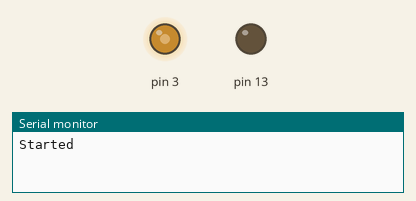
Simulated run of this sketch. Board: Arduino Uno, built with avr-gcc and run on an emulated ATmega328P. On the bench: output pins drawn as LEDs (lit = HIGH), the last lines printed to the serial monitor.

Above: at 0.15 s.
At 1.05 s:
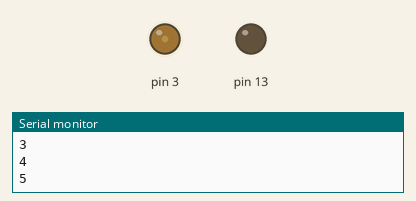
Timing chart, 0 to 1.0 s (numbered marks = the images above):
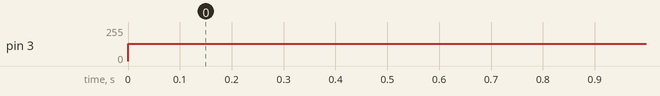

Measured:
- by itself, pin 3: 0/255 → 128/255 at 0.00 s

The sketch:

rtty.ino
```cpp
// Arduino RTTY Modulator
// Uses Fast PWM to produce ~8kHz 8bit audio

#include "baudot.h"
#include "pwmsine.h"

// Yeah, I really need to get rid of these globals.
// Thats next on the to-do list

char pflag = 0;
unsigned int sampleRate = 7750;
unsigned int tableSize = sizeof(sine)/sizeof(char);
unsigned int pstn = 0;
int sign = -1;
unsigned int change = 0;
unsigned int count = 0;
int sym = 0x00;

int fmark = 870;
int fspac = 700;
int baud = 45;
int bits = 8;
char lsbf = 0;

unsigned char bitPstn = 0;
int bytePstn = 0;
unsigned char tx = 1;

unsigned char charbuf = 0;
unsigned char shiftToNum = 0;
unsigned char justshifted = 0;

char msg[] = "\n\nCQ CQ CQ DE KG4SGP \n KG4SGP \n\r KG4SGP KN 73";

// compute values for tones.
unsigned int dmark = (unsigned int)((2*(long)tableSize*(long)fmark)/((long)sampleRate));
unsigned int dspac = (unsigned int)((2*(long)tableSize*(long)fspac)/((long)sampleRate));
int msgSize = sizeof(msg)/sizeof(char);
unsigned int sampPerSymb = (unsigned int)(sampleRate/baud);

void setup() {

  // stop interrupts for setup
  cli();

  // setup pins for output
  pinMode(3, OUTPUT);
  pinMode(13, OUTPUT);

  // setup counter 2 for fast PWM output on pin 3 (arduino)
  TCCR2A = _BV(COM2B1) | _BV(WGM21) | _BV(WGM20);
  TCCR2B = _BV(CS21);
  TIMSK2 = _BV(TOIE2);

  // begin serial communication
  Serial.begin(9600);
  Serial.println("Started");

  // re-enable interrupts
  sei();
}

// int main
void loop() {
  if(pflag == 1){
    pflag = 0;
    Serial.println(sym);
  }
}

char calcAmp(){
  pstn += change;

  // if the position rolls off, change sign and start where you left off
  if(pstn >= tableSize) {
    pstn = pstn%tableSize;
    sign *= -1;
  }

  // return the pwm value
  return (char)(128+(sign*sine[pstn]));
}

// sets the character buffer, the current character being sent
void setCbuff(){
    int i = 0;

    // Note: the <<2)+3 is how we put the start and stop bits in
    // the baudot table is MSB on right in the form 000xxxxx
    // so when we shift two and add three it becomes 0xxxxx11 which is
    // exactly the form we need for one start bit and two stop bits when read
    // from left to right

    // try to find a match of the current character in baudot
    for(i = 0; i < (sizeof(baudot_letters)/sizeof(char)); i++){

      // look in letters
      if(msg[bytePstn] == baudot_letters[i]) {

        // if coming from numbers, send shift to letters
        if(shiftToNum == 1 && msg[bytePstn] != ' ' && msg[bytePstn] != 0x0d && msg[bytePstn] != 0x0a){
          shiftToNum = 0;
          charbuf = ((baudot[31])<<2)+3;
          justshifted = 1;
        } else {
          charbuf = ((baudot[i])<<2)+3;
        }
      }

      //look in numbers
      if(msg[bytePstn] == baudot_figures[i]) {
        if(shiftToNum == 0 && msg[bytePstn] != ' ' && msg[bytePstn] != 0x0d && msg[bytePstn] != 0x0a){
          shiftToNum = 1;
          charbuf = ((baudot[30])<<2)+3;
          justshifted = 1;
        } else {
          charbuf = ((baudot[i])<<2)+3;
        }
      }

      // for printing the char to serial
      sym = bytePstn;
      pflag = 1;
    }
}

void setSymb(char mve){

    // if its a 1 set change to dmark other wise set change to dspace
    if((charbuf&(0x01<<mve))>>mve) {
      change = dmark;
    } else {
      change = dspac;
    }
}

// This interrupt run on every sample (7128.5 times a second)
// though it should be every 7128.5 the sample rate had to be set differently
// to produce the correct baud rate and frequencies (that agree with the math)
// Why?! I'm going to figure that one out
ISR(TIMER2_OVF_vect) {
  count++;
  if (tx == 0) return;

  // if we've played enough samples for the symbol were transmitting, get next symbol
  if (count >= sampPerSymb){
    count = 0;
    bitPstn++;

    // if were at the end of the character return to the begining of a
    // character and grab the next one
    if(bitPstn > (bits-1)) {
      bitPstn = 0;

      // dont increment bytePstn if were transmitting a shift-to character
      if(justshifted != 1) {
        bytePstn++;
      } else {
        justshifted = 0;
      }

      setCbuff();
      // if were at the end of the message, return to the begining
      if (bytePstn > (msgSize-2)){
        // clear variables used here
        bitPstn = 0;
        bytePstn = 0;
        count = 0;
        return;
      }
    }

    unsigned char mve = 0;
    // endianness thing
    if (lsbf != 1) {
      // MSB first
      mve = (bits-1)-bitPstn;
    } else {
      // LSB first
      mve = bitPstn;
    }

    // get if 0 or 1 that were transmitting
    setSymb(mve);
  }

  // set PWM duty cycle
  OCR2B = calcAmp();
}
```

baudot.h
```cpp
// some lookup tables

unsigned char baudot_figures[] = {
0x00,
' ',
'1',
'2',
'3',
'4',
'5',
'6',
'7',
'8',
'9',
'0',
'-',
7,
'$',
'!',
'&',
'#',
39,
'(',
')',
'"',
'/',
':',
';',
'?',
',',
'.',
0x0d, // CR
0x0a, // LF
};

unsigned char baudot_letters[] = {
0x00,
' ',
'Q', // 1
'W', // 2
'E', // 3
'R', // 4
'T', // 5
'Y', // 6
'U', // 7
'I', // 8
'O', // 9
'P', // 0
'A', // -
'S', // BELL
'D', // $
'F', // !
'G', // &
'H', // #
'J', // '
'K', // (
'L', // )
'Z', // "
'X', // /
'C', // :
'V', // ;
'B', // ?
'N', // ,
'M', // .
0x0d, // CR
0x0a, // LF
};


unsigned char baudot[] = {
0x0,
0x4,
0x1d,
0x19,
0x10,
0xa,
0x1,
0x15,
0x1c,
0xc,
0x3,
0xd,
0x18,
0x14,
0x12,
0x16,
0xb,
0x5,
0x1a,
0x1e,
0x9,
0x11,
0x17,
0xe,
0xf,
0x13,
0x6,
0x7,
0x2,
0x8,
0x1b,
0x1f,
};
```

Source omitted: pwmsine.h (data table, 4616 bytes)
